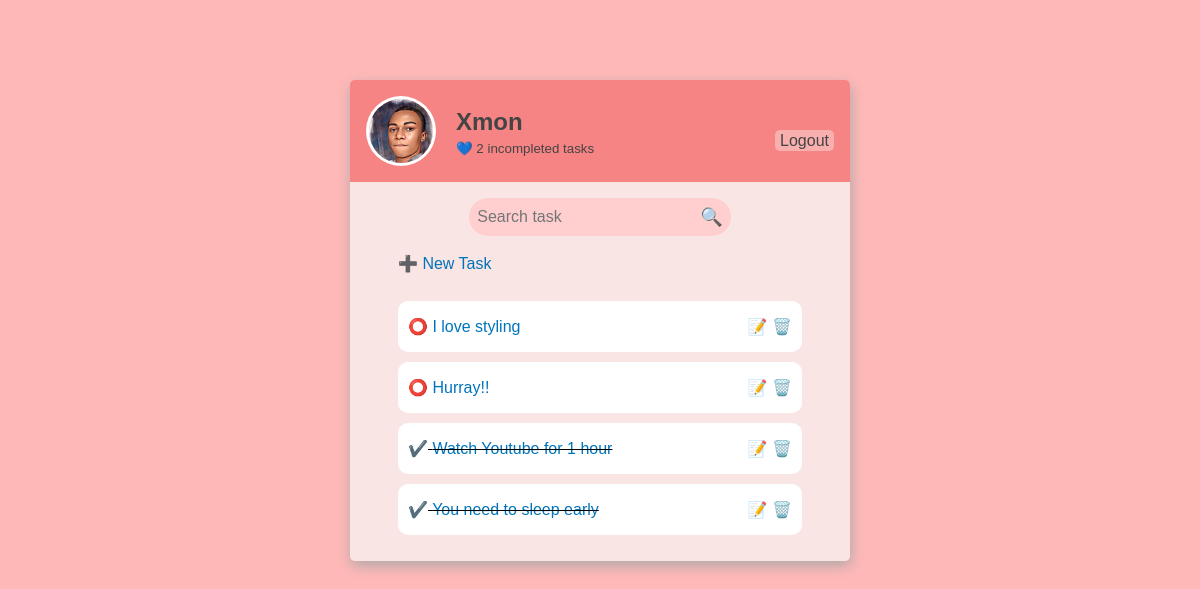
Before: /task/ (signed in) with the older database file.
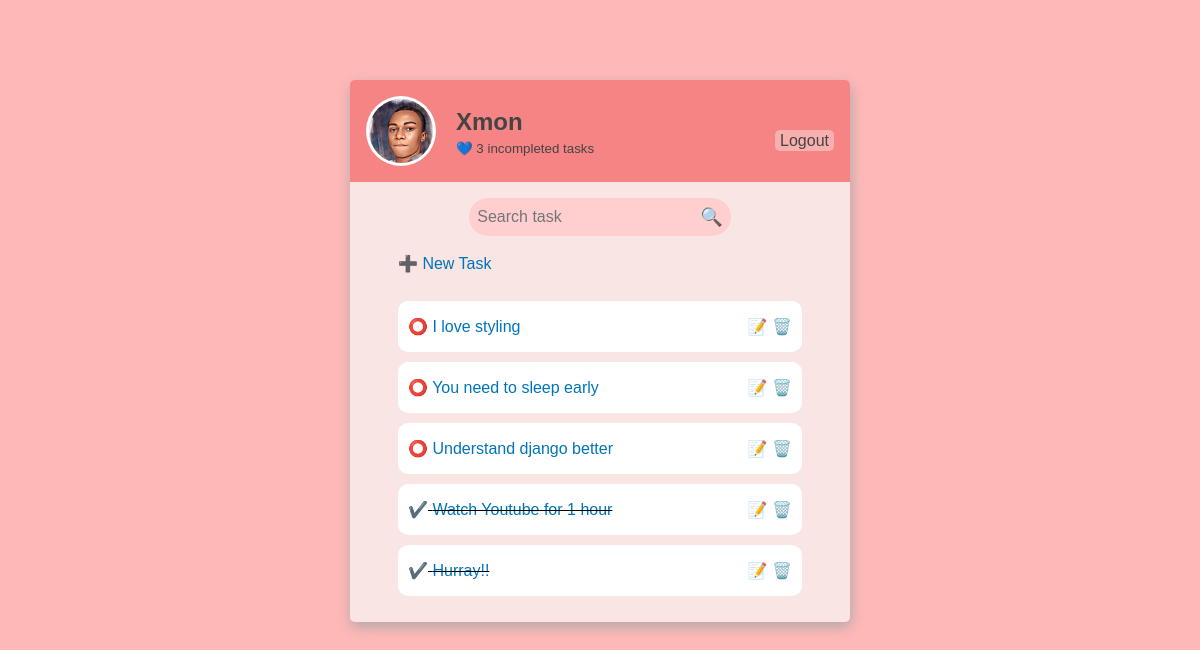
After: the same page with the newer database file.
### base/models.py (models this page shows, shortened)
class Task(models.Model):
    user = models.ForeignKey(User, on_delete=models.CASCADE, null = True, blank=True)
    title = models.CharField(max_length=200)
    description = RichTextField(blank=True, null=True)
    complete = models.BooleanField(default = False)
    created = models.DateTimeField(auto_now_add=True)
    class Meta:
        ordering = ['complete']

### base/views.py (the view)
# urls.py: path('task/', TaskList.as_view(), name='tasks'),
class TaskList(LoginRequiredMixin, ListView):
	model = Task
	context_object_name = 'tasks'
	def get_context_data(self, **kwargs):
		context = super().get_context_data(**kwargs)
		context['tasks'] = context['tasks'].filter(user=self.request.user)
		context['count'] = context['tasks'].filter(complete=False).count()
		search_input = self.request.GET.get('search-area') or ''
		if search_input:
			context['tasks'] = context['tasks'].filter(title__contains=search_input) # filter title by __icontaints, __startswith
		context['search_input'] = search_input
		return context

### base/templates/base/task_list.html
{% extends 'base/main.html' %}
{% block content %}
<form class="search" method="GET">
    <input type="search" name="search-area" value="{{search_input}}" placeholder="Search task">
    <input type="submit" value="🔍">
</form>
<div class="task-list">
<br>
<a class="underlined" href="{% url 'task-create' %}">➕ New Task</a>
<br>
<br>
{% for task in tasks %}
<div class="task-item">
    <p> {% if task.complete %}
        ✔️<s>
    {% else %}
        ⭕
    {% endif %}
        <a href="{% url 'task' task.id %}">{{task.title |safe}}</a></s>
        <div class="task-menu">
            <a class = "pop" href="{% url 'task-update' task.id %}">📝</a>
            <a class = "pop" href="{% url 'task-delete' task.id %}"> 🗑️</a>
        </div>
    </p>
</div>
{% empty %}
    <h3>There are no items here !!!</h3>
{% endfor %}
</div>
{% endblock %}

### base/templates/base/main.html (shortened to what this page needs)
{% load static %}
<!DOCTYPE html>
<html lang="en">
<head>
    <link href="{% static '/css/main.css' %}" rel='stylesheet' type='text/css'>
</head>
<body>
<div class="content">
    <header>
        {% if request.user.is_authenticated %}
        <div class="profile">
            <img class="profile-image" src = "{% static '/images/esm.jpg' %}">
            <div class="profile-name">
            <h2>{{request.user|title}}</h2>
            <small>💙 {{count}} incompleted task{{count|pluralize:"s"}}</small>
            </div>
        </div>
    <p><a href="{% url 'logout' %}">Logout</a></p>
    {% else %}
    <p><a href="{% url 'login' %}">Login</a></p>
    {% endif %}
    </header>
    <main>
    {% block content %}
    {% endblock %}
    </main>
</div>
</body>
</html>

### static/css/main.css (style rules this page uses)
a { text-decoration: none; color: #0074ba; }
body { font-family:Verdana, Geneva, Tahoma, sans-serif; background-color: rgb(255 184 184); }
.content { width: 500px; border-radius: 5px; overflow: hidden; margin: auto; margin-top: 80px; box-shadow: 1px 5px 14px #b1a8a8; }
header { display: flex; align-content: flex-end; justify-content: space-between; align-items: flex-end; padding: 1rem; background-color: rgb(247, 132, 132); }
header > .profile { display: flex; align-items: center; color: #444; }
header > .profile > .profile-image { margin-right: 20px; border-radius: 50%; width: 4rem; border: 3px solid white; }
header > .profile > .profile-name > h2 { margin: 3px 0 3px; }
header a { border-radius: 5px; background-color: rgb(250, 175, 175); padding: 2px 5px 2px 5px; color: #444; }
main { padding: 1rem; background-color: rgb(250, 229, 229); }
.search { display: flex; justify-content: center; }
.search > input { background-color: rgb(255 207 207); border-style: none; padding: 0.5rem; }
.search > input[type=search] { font-size: 1rem; color: #727272; border-radius: 20px 0 0 20px; background-color: rgb(255 207 207); border-style: none; padding: 0.5rem; }
.search > input[type=submit] { font-size: large; border-radius: 0px 20px 20px 0px; }
main > .task-list { padding: 0 2rem; }
main > .task-list > .task-item { display: flex; align-items: center; margin: 10px 0; padding: 0 10px; border-radius: 10px; background-color: #fff; }
main > .task-list > .task-item > .task-menu { margin-left: auto; }

Changed rows visible on the page:
changed Task "You need to sleep early": complete "✔️" → "⭕"; moves up the list
added Task: title "Understand django better"
shown differently, row unchanged: Task "Watch Youtube for 1 hour": moves down the list
changed Task "Hurray!!": complete "⭕" → "✔️"
Other visible differences:
{{ count }}: "2" → "3"
